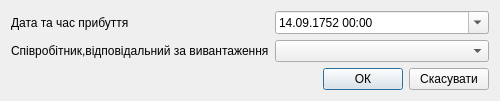
<?xml version="1.0" encoding="UTF-8"?>
<ui version="4.0">
 <class>ShpArrivedToOffice</class>
 <widget class="QDialog" name="ShpArrivedToOffice">
  <property name="geometry">
   <rect>
    <x>0</x>
    <y>0</y>
    <width>500</width>
    <height>100</height>
   </rect>
  </property>
  <property name="windowTitle">
   <string>Прибуття до відділення</string>
  </property>
  <layout class="QGridLayout" name="gridLayout">
   <item row="1" column="0">
    <layout class="QHBoxLayout" name="horizontalLayout_12">
     <item>
      <widget class="QLabel" name="lCurrentEmployer">
       <property name="text">
        <string/>
       </property>
      </widget>
     </item>
     <item>
      <spacer name="horizontalSpacer_5">
       <property name="orientation">
        <enum>Qt::Horizontal</enum>
       </property>
       <property name="sizeHint" stdset="0">
        <size>
         <width>40</width>
         <height>20</height>
        </size>
       </property>
      </spacer>
     </item>
     <item>
      <widget class="QPushButton" name="pbOK">
       <property name="text">
        <string>ОК</string>
       </property>
       <property name="default">
        <bool>true</bool>
       </property>
      </widget>
     </item>
     <item>
      <widget class="QPushButton" name="pbCancel">
       <property name="text">
        <string>Скасувати</string>
       </property>
      </widget>
     </item>
    </layout>
   </item>
   <item row="0" column="0">
    <layout class="QFormLayout" name="formLayout">
     <property name="formAlignment">
      <set>Qt::AlignLeading|Qt::AlignLeft|Qt::AlignVCenter</set>
     </property>
     <item row="0" column="0">
      <widget class="QLabel" name="l">
       <property name="text">
        <string>Дата та час прибуття</string>
       </property>
      </widget>
     </item>
     <item row="0" column="1">
      <widget class="QDateTimeEdit" name="dte">
       <property name="dateTime">
        <datetime>
         <hour>0</hour>
         <minute>0</minute>
         <second>0</second>
         <year>1752</year>
         <month>9</month>
         <day>14</day>
        </datetime>
       </property>
       <property name="displayFormat">
        <string>dd.MM.yyyy HH:mm</string>
       </property>
       <property name="calendarPopup">
        <bool>true</bool>
       </property>
      </widget>
     </item>
     <item row="1" column="0">
      <widget class="QLabel" name="lEeWhoTake">
       <property name="text">
        <string>Співробітник,відповідальний за вивантаження</string>
       </property>
      </widget>
     </item>
     <item row="1" column="1">
      <widget class="QComboBox" name="cmbEeWhoTake"/>
     </item>
    </layout>
   </item>
  </layout>
 </widget>
 <resources/>
 <connections/>
</ui>
